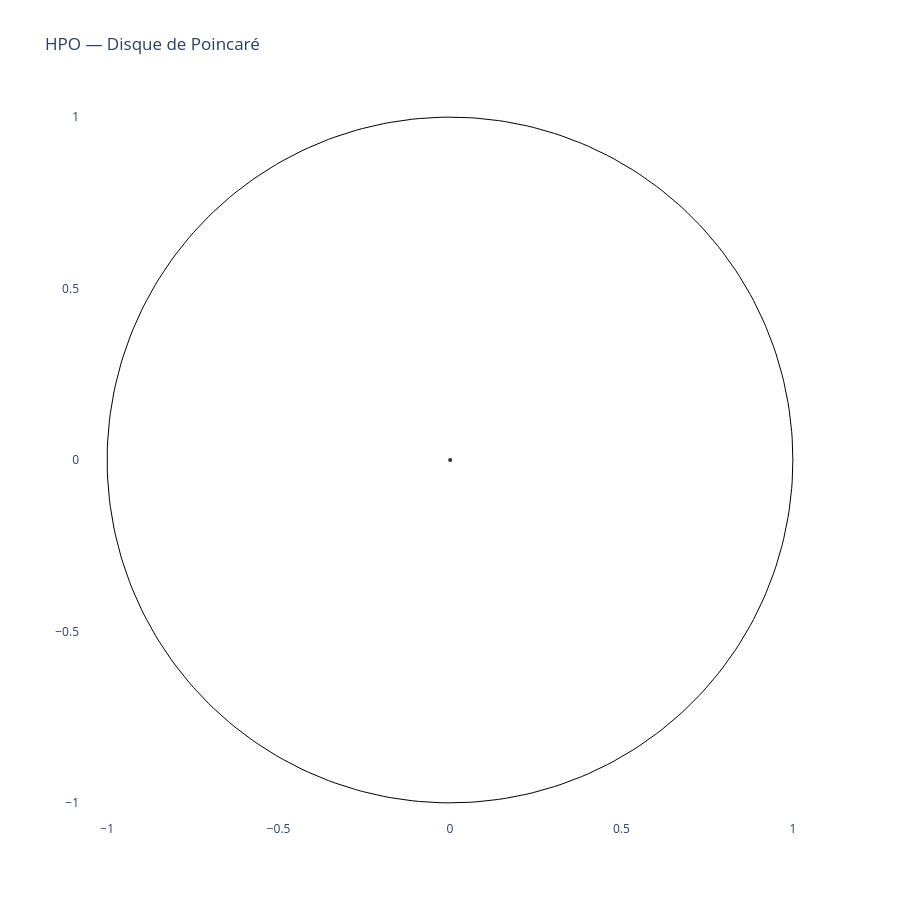

Source (notebook cell):
### Code cell
def visualize_hpo_poincare(G: nx.DiGraph, coords: dict):
    
    fig = go.Figure()
    
    # --- Cercle unité (bord du disque) ---
    theta = np.linspace(0, 2*np.pi, 300)
    fig.add_trace(go.Scatter(
        x=np.cos(theta), y=np.sin(theta),
        mode='lines', line=dict(color='black', width=1),
        showlegend=False, hoverinfo='none'
    ))
    
    # --- Arêtes du DAG de fond (gris clair) ---
    for u, v in G.edges():
        if u in coords and v in coords:
            # Géodésique = arc de cercle dans le disque de Poincaré
            # Approximation: ligne droite (suffisant à cette échelle)
            x0, y0 = coords[u]
            x1, y1 = coords[v]
            fig.add_trace(go.Scatter(
                x=[x0, x1], y=[y0, y1],
                mode='lines',
                line=dict(color='lightgray', width=0.5),
                showlegend=False, hoverinfo='none'
            ))
    
    
    # --- Nœuds HPO (neutres, par-dessus) ---
    node_x = [coords[n][0] for n in G.nodes() if n in coords]
    node_y = [coords[n][1] for n in G.nodes() if n in coords]
    node_labels = [G.nodes[n].get('label', n) for n in G.nodes() if n in coords]
    
    fig.add_trace(go.Scatter(
        x=node_x, y=node_y,
        mode='markers',
        marker=dict(size=4, color='#333333'),
        text=node_labels,
        hovertemplate='%{text}<extra></extra>',
        showlegend=False
    ))
    
    fig.update_layout(
        title="HPO — Disque de Poincaré",
        width=900, height=900,
        xaxis=dict(range=[-1.05, 1.05], scaleanchor='y', showgrid=False),
        yaxis=dict(range=[-1.05, 1.05], showgrid=False),
        plot_bgcolor='white',
        legend=dict(itemclick='toggle', itemdoubleclick='toggleothers')
    )
    
    return fig

visualize_hpo_poincare(G, coords_nickel)

### Figure 1 — Plotly figure (JSON) as saved in the notebook; plotly's stock layout.template omitted (floating-point values rounded to 4 significant figures; data arrays with more than 128 entries replaced by an {"elided": "..."} marker saying what was removed)
{"data": [{"hoverinfo": "none", "line": {"color": "black", "width": 1}, "mode": "lines", "showlegend": false, "type": "scatter", "x": {"elided": "300 float values"}, "y": {"elided": "300 float values"}}, {"hoverinfo": "none", "line": {"color": "lightgray", "width": 0.5}, "mode": "lines", "showlegend": false, "type": "scatter", "x": [null, 0.0005479], "y": [null, -0.0001222]}, {"hoverinfo": "none", "line": {"color": "lightgray", "width": 0.5}, "mode": "lines", "showlegend": false, "type": "scatter", "x": [null, 0.0005479], "y": [null, -0.0001222]}, {"hoverinfo": "none", "line": {"color": "lightgray", "width": 0.5}, "mode": "lines", "showlegend": false, "type": "scatter", "x": [null, null], "y": [null, null]}, {"hoverinfo": "none", "line": {"color": "lightgray", "width": 0.5}, "mode": "lines", "showlegend": false, "type": "scatter", "x": [null, 0.0005479], "y": [null, -0.0001222]}, {"hoverinfo": "none", "line": {"color": "lightgray", "width": 0.5}, "mode": "lines", "showlegend": false, "type": "scatter", "x": [null, 0.0005479], "y": [null, -0.0001222]}, {"hoverinfo": "none", "line": {"color": "lightgray", "width": 0.5}, "mode": "lines", "showlegend": false, "type": "scatter", "x": [null, 0.0005479], "y": [null, -0.0001222]}, {"hoverinfo": "none", "line": {"color": "lightgray", "width": 0.5}, "mode": "lines", "showlegend": false, "type": "scatter", "x": [null, 0.0005479], "y": [null, -0.0001222]}, {"hoverinfo": "none", "line": {"color": "lightgray", "width": 0.5}, "mode": "lines", "showlegend": false, "type": "scatter", "x": [null, null], "y": [null, null]}, {"hoverinfo": "none", "line": {"color": "lightgray", "width": 0.5}, "mode": "lines", "showlegend": false, "type": "scatter", "x": [null, 0.0005479], "y": [null, -0.0001222]}, {"hoverinfo": "none", "line": {"color": "lightgray", "width": 0.5}, "mode": "lines", "showlegend": false, "type": "scatter", "x": [null, 0.0005479], "y": [null, -0.0001222]}, {"hoverinfo": "none", "line": {"color": "lightgray", "width": 0.5}, "mode": "lines", "showlegend": false, "type": "scatter", "x": [null, 0.0005479], "y": [null, -0.0001222]}, {"hoverinfo": "none", "line": {"color": "lightgray", "width": 0.5}, "mode": "lines", "showlegend": false, "type": "scatter", "x": [null, null], "y": [null, null]}, {"hoverinfo": "none", "line": {"color": "lightgray", "width": 0.5}, "mode": "lines", "showlegend": false, "type": "scatter", "x": [null, 0.0005479], "y": [null, -0.0001222]}, {"hoverinfo": "none", "line": {"color": "lightgray", "width": 0.5}, "mode": "lines", "showlegend": false, "type": "scatter", "x": [null, 0.0005479], "y": [null, -0.0001222]}, {"hoverinfo": "none", "line": {"color": "lightgray", "width": 0.5}, "mode": "lines", "showlegend": false, "type": "scatter", "x": [null, 0.0005479], "y": [null, -0.0001222]}, {"hoverinfo": "none", "line": {"color": "lightgray", "width": 0.5}, "mode": "lines", "showlegend": false, "type": "scatter", "x": [null, null], "y": [null, null]}, {"hoverinfo": "none", "line": {"color": "lightgray", "width": 0.5}, "mode": "lines", "showlegend": false, "type": "scatter", "x": [null, null], "y": [null, null]}, {"hoverinfo": "none", "line": {"color": "lightgray", "width": 0.5}, "mode": "lines", "showlegend": false, "type": "scatter", "x": [null, null], "y": [null, null]}, {"hoverinfo": "none", "line": {"color": "lightgray", "width": 0.5}, "mode": "lines", "showlegend": false, "type": "scatter", "x": [null, 0.0005479], "y": [null, -0.0001222]}, {"hoverinfo": "none", "line": {"color": "lightgray", "width": 0.5}, "mode": "lines", "showlegend": false, "type": "scatter", "x": [null, null], "y": [null, null]}, {"hoverinfo": "none", "line": {"color": "lightgray", "width": 0.5}, "mode": "lines", "showlegend": false, "type": "scatter", "x": [null, null], "y": [null, null]}, {"hoverinfo": "none", "line": {"color": "lightgray", "width": 0.5}, "mode": "lines", "showlegend": false, "type": "scatter", "x": [null, null], "y": [null, null]}, {"hoverinfo": "none", "line": {"color": "lightgray", "width": 0.5}, "mode": "lines", "showlegend": false, "type": "scatter", "x": [null, 0.0005479], "y": [null, -0.0001222]}, {"hoverinfo": "none", "line": {"color": "lightgray", "width": 0.5}, "mode": "lines", "showlegend": false, "type": "scatter", "x": [null, null], "y": [null, null]}, {"hoverinfo": "none", "line": {"color": "lightgray", "width": 0.5}, "mode": "lines", "showlegend": false, "type": "scatter", "x": [null, null], "y": [null, null]}, {"hoverinfo": "none", "line": {"color": "lightgray", "width": 0.5}, "mode": "lines", "showlegend": false, "type": "scatter", "x": [null, null], "y": [null, null]}, {"hoverinfo": "none", "line": {"color": "lightgray", "width": 0.5}, "mode": "lines", "showlegend": false, "type": "scatter", "x": [null, null], "y": [null, null]}, {"hoverinfo": "none", "line": {"color": "lightgray", "width": 0.5}, "mode": "lines", "showlegend": false, "type": "scatter", "x": [null, null], "y": [null, null]}, {"hoverinfo": "none", "line": {"color": "lightgray", "width": 0.5}, "mode": "lines", "showlegend": false, "type": "scatter", "x": [null, 0.0005479], "y": [null, -0.0001222]}, {"hoverinfo": "none", "line": {"color": "lightgray", "width": 0.5}, "mode": "lines", "showlegend": false, "type": "scatter", "x": [null, null], "y": [null, null]}, {"hoverinfo": "none", "line": {"color": "lightgray", "width": 0.5}, "mode": "lines", "showlegend": false, "type": "scatter", "x": [null, null], "y": [null, null]}, {"hoverinfo": "none", "line": {"color": "lightgray", "width": 0.5}, "mode": "lines", "showlegend": false, "type": "scatter", "x": [null, null], "y": [null, null]}, {"hoverinfo": "none", "line": {"color": "lightgray", "width": 0.5}, "mode": "lines", "showlegend": false, "type": "scatter", "x": [null, 0.0005479], "y": [null, -0.0001222]}, {"hoverinfo": "none", "line": {"color": "lightgray", "width": 0.5}, "mode": "lines", "showlegend": false, "type": "scatter", "x": [null, null], "y": [null, null]}, {"hoverinfo": "none", "line": {"color": "lightgray", "width": 0.5}, "mode": "lines", "showlegend": false, "type": "scatter", "x": [null, null], "y": [null, null]}, {"hoverinfo": "none", "line": {"color": "lightgray", "width": 0.5}, "mode": "lines", "showlegend": false, "type": "scatter", "x": [null, null], "y": [null, null]}, {"hoverinfo": "none", "line": {"color": "lightgray", "width": 0.5}, "mode": "lines", "showlegend": false, "type": "scatter", "x": [null, null], "y": [null, null]}, {"hoverinfo": "none", "line": {"color": "lightgray", "width": 0.5}, "mode": "lines", "showlegend": false, "type": "scatter", "x": [null, null], "y": [null, null]}, {"hoverinfo": "none", "line": {"color": "lightgray", "width": 0.5}, "mode": "lines", "showlegend": false, "type": "scatter", "x": [null, null], "y": [null, null]}, {"hoverinfo": "none", "line": {"color": "lightgray", "width": 0.5}, "mode": "lines", "showlegend": false, "type": "scatter", "x": [null, 0.0005479], "y": [null, -0.0001222]}, {"hoverinfo": "none", "line": {"color": "lightgray", "width": 0.5}, "mode": "lines", "showlegend": false, "type": "scatter", "x": [null, null], "y": [null, null]}, {"hoverinfo": "none", "line": {"color": "lightgray", "width": 0.5}, "mode": "lines", "showlegend": false, "type": "scatter", "x": [null, null], "y": [null, null]}, {"hoverinfo": "none", "line": {"color": "lightgray", "width": 0.5}, "mode": "lines", "showlegend": false, "type": "scatter", "x": [null, null], "y": [null, null]}, {"hoverinfo": "none", "line": {"color": "lightgray", "width": 0.5}, "mode": "lines", "showlegend": false, "type": "scatter", "x": [null, null], "y": [null, null]}, {"hoverinfo": "none", "line": {"color": "lightgray", "width": 0.5}, "mode": "lines", "showlegend": false, "type": "scatter", "x": [null, null], "y": [null, null]}, {"hoverinfo": "none", "line": {"color": "lightgray", "width": 0.5}, "mode": "lines", "showlegend": false, "type": "scatter", "x": [null, null], "y": [null, null]}, {"hoverinfo": "none", "line": {"color": "lightgray", "width": 0.5}, "mode": "lines", "showlegend": false, "type": "scatter", "x": [null, null], "y": [null, null]}, {"hoverinfo": "none", "line": {"color": "lightgray", "width": 0.5}, "mode": "lines", "showlegend": false, "type": "scatter", "x": [null, null], "y": [null, null]}, {"hoverinfo": "none", "line": {"color": "lightgray", "width": 0.5}, "mode": "lines", "showlegend": false, "type": "scatter", "x": [null, null], "y": [null, null]}, {"hoverinfo": "none", "line": {"color": "lightgray", "width": 0.5}, "mode": "lines", "showlegend": false, "type": "scatter", "x": [null, null], "y": [null, null]}, {"hoverinfo": "none", "line": {"color": "lightgray", "width": 0.5}, "mode": "lines", "showlegend": false, "type": "scatter", "x": [null, null], "y": [null, null]}, {"hoverinfo": "none", "line": {"color": "lightgray", "width": 0.5}, "mode": "lines", "showlegend": false, "type": "scatter", "x": [null, null], "y": [null, null]}, {"hoverinfo": "none", "line": {"color": "lightgray", "width": 0.5}, "mode": "lines", "showlegend": false, "type": "scatter", "x": [null, null], "y": [null, null]}, {"hoverinfo": "none", "line": {"color": "lightgray", "width": 0.5}, "mode": "lines", "showlegend": false, "type": "scatter", "x": [null, 0.0005479], "y": [null, -0.0001222]}, {"hovertemplate": "%{text}<extra></extra>", "marker": {"color": "#333333", "size": 4}, "mode": "markers", "showlegend": false, "text": ["HP:0000001", "HP:0000002", "HP:0000003", "HP:0000004", "HP:0000005", "HP:0000006", "HP:0000007", "HP:0000008", "HP:0000009", "HP:0000010", "HP:0000011", "HP:0000012", "HP:0000013", "HP:0000014", "HP:0000015", "HP:0000016", "HP:0000017", "HP:0000018", "HP:0000019", "HP:0000020", "HP:0000021", "HP:0000022", "HP:0000023", "HP:0000024", "HP:0000025", "HP:0000026", "HP:0000027", "HP:0000028", "HP:0000029", "HP:0000030", "HP:0000031", "HP:0000032", "HP:0000033", "HP:0000034", "HP:0000035", "HP:0000036", "HP:0000037", "HP:0000038", "HP:0000039", "HP:0000040", "HP:0000041", "HP:0000042", "HP:0000043", "HP:0000044", "HP:0000045", "HP:0000046", "HP:0000047", "HP:0000048", "HP:0000049", "HP:0000050"], "type": "scatter", "x": [0.0005479, null, null, null, null, null, null, null, null, null, null, null, null, null, null, null, null, null, null, null, null, null, null, null, null, null, null, null, null, null, null, null, null, null, null, null, null, null, null, null, null, null, null, null, null, null, null, null, null, null], "y": [-0.0001222, null, null, null, null, null, null, null, null, null, null, null, null, null, null, null, null, null, null, null, null, null, null, null, null, null, null, null, null, null, null, null, null, null, null, null, null, null, null, null, null, null, null, null, null, null, null, null, null, null]}], "layout": {"height": 900, "legend": {"itemclick": "toggle", "itemdoubleclick": "toggleothers"}, "plot_bgcolor": "white", "title": {"text": "HPO — Disque de Poincaré"}, "width": 900, "xaxis": {"range": [-1.05, 1.05], "scaleanchor": "y", "showgrid": false}, "yaxis": {"range": [-1.05, 1.05], "showgrid": false}}}
